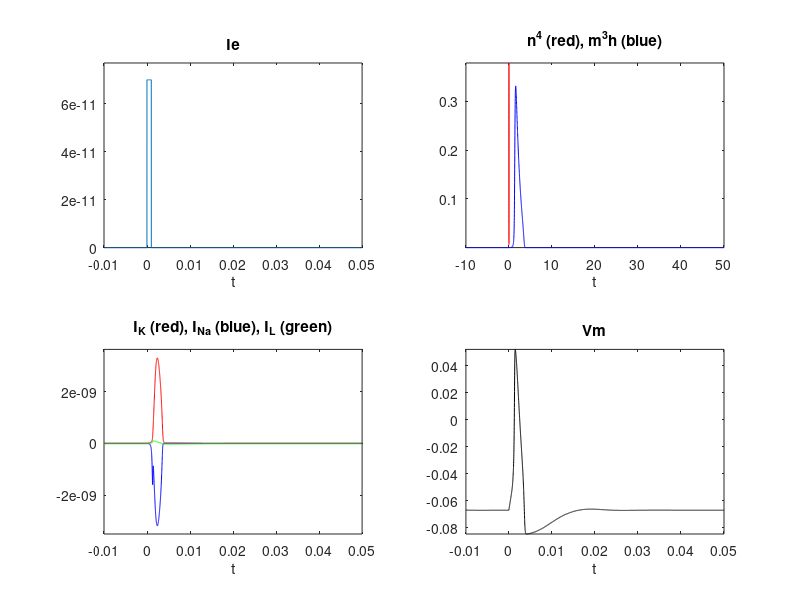
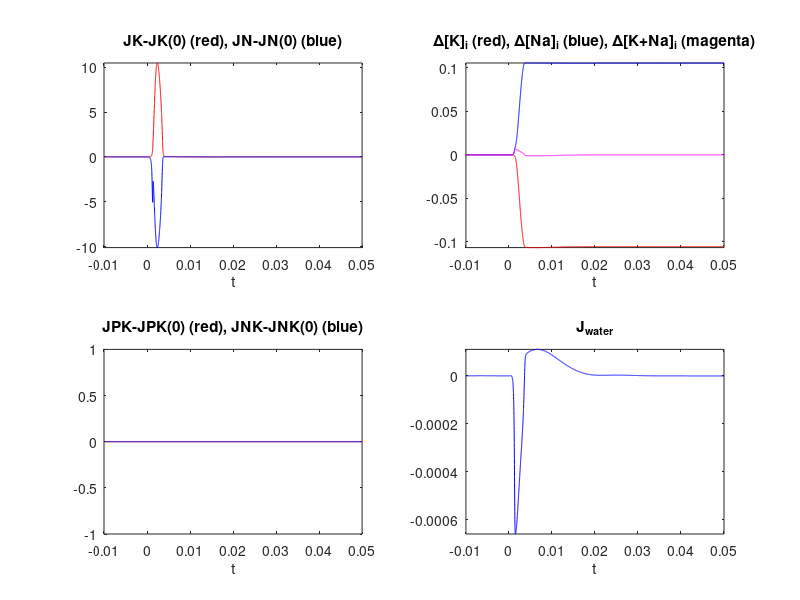
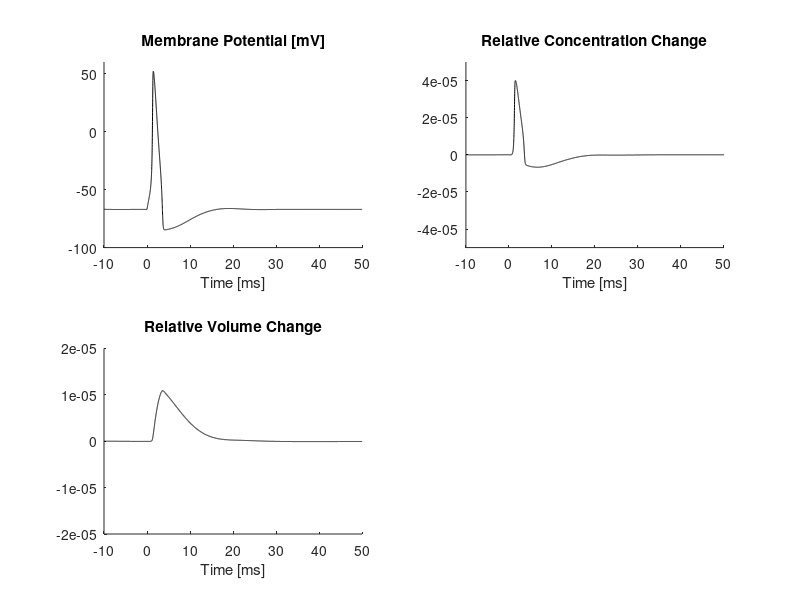

Here is the MATLAB script that generated these plots, in order:
%% Jonghwan Lee's model for neuronal volume dynamics

% input argument:
% d0 = initial diameter of neuronal cell body (assumed to be a sphere) [m]
% Ie0 = stimulation current amplitude [A]
% tDur = stimulation duration [s]
% bFig = plot results? (0=no, 1=yes)

% outpu argument:
% t = time vector [s]
% Vm = membrane potential [V]
% DC = relative change in the total intracellular concentration
% DV = relative change in the cell volume

% usage example:
% The following will solve Lee's model when the stimulation current of 50 pA is applied to a cell of 8-um diameter for 1 ms
% [t Vm DC DV] = LeeModel(8e-6, 5e-11, 1e-3);


function [t Vm DC DV] = LeeModel(d0, Ie0, tDur, bFig)


%% Default input arguments

	if nargin < 4
		bFig = 1;
	end
	if nargin < 3
		tDur = 1e-3;
	end
	if nargin < 2
		Ie0 = 7e-11;
	end
	if nargin < 1
		d0 = 10e-6;
	end


%% Parameters
	
	% computation parameters
	dt = 1e-5;					% time step of computation [s]
	tStart = -10e-3;			% time to start [s]
	tEnd = 50e-3;				% time to end [s]
	tStim = 0e-3;				% time to give stimulation [s]

	t = [tStart:dt:tEnd];
	nt = length(t);

	% physical constants
	e = 1.6e-19;				% charge of a single electron [C]
	na = 6e23;					% Avogadro's number
	cw = 1e6/18;				% Concentration of water in normal condition: [mol/m^3]
	RTzF = 8.3*300/1/9.6e4;		% RT/zF
	dw = 1e-10;					% water diffusion coefficient [m^2/sec]

	% cellular parameters
	dm = 1e-9;					% thickness of the cell membrane (1 nm) [m]
	cm = 10e-9*1e6;				% capacitance of the cell membrane (10 nF/mm2) [F/m^2]
	a = 4*pi*(d0/2)^2;			% cell area
	v = 4*pi/3*(d0/2)^3;		% cell volume
	cKi = 150;	cKo = 5.5;		% intracellular/extracellular concentration of K [mol/m^3]
	cNi = 15;	cNo = 150;		% intracellular/extracellular concentration of Na [mol/m^3]
	nK = cKi*v;					% intracellular amount of K [mol]
	nN = cNi*v;					% intracellular amount of Na [mol]

	% electrophysiological parameters in the resting state
	Vm0 = -67e-3;				% membrane potential [V]
	eK0 = RTzF*log(cKo/cKi);	% equilibrium potential of K [V]
	eN0 = RTzF*log(cNo/cNi);	% equilibrium potential of Na [V]
	eL = -54.4e-3;				% equilibrium potential of leak current [V]
	gK0 = 360;					% conductivity of K ion channel [S/m^2]
	gN0 = 1200;					% conductivity of Na ion channel [S/m^2]
	gL0 = 3;					% equivalent conductivity of leak current channel [S/m^2]
	jpK0 = -0.0452;				% K current by Na-K active pump 
	jpN0 = 0.0071;				% Na current by Na-K active pump 


%% Time-varying variables
	
	% membrane potential and current
	Ie = zeros(nt,1);			% stimulation current [A]
	Vm = zeros(nt,1);			% membrane potential [V]
	JK = zeros(nt,1);			% membrane current of K ion
	JN = zeros(nt,1);			% membrane current of Na ion
	JL = zeros(nt,1);			% leak current
	JW = zeros(nt,1);			% water flux
	JPK = zeros(nt,1);			% K current by Na-K active pump
	JPN = zeros(nt,1);			% Na current by Na-K active pump

	% relative changes
	DK = zeros(nt,1);			% relative change in the intracellular amount of K ion : nK(t) = nK(t=0) * (1 + DK(t))
	DN = zeros(nt,1);			% relative change in the intracellular amount of Na ion : nN(t) = nN(t=0) * (1 + DN(t))
	DV = zeros(nt,1);			% relative change in the cell volume : v(t) = v(t=0) * (1 + DV(t))
	
	% open probabilities of subunits
	n = zeros(nt,1);
	m = zeros(nt,1);
	h = zeros(nt,1);

	% transfer rates & intracellular concentrations: no need to save to memory
	an = 0;		bn = 0;
	am = 0;		bm = 0;
	ah = 0;		bh = 0;
	cK = 0;		cN = 0;


%% Stimulation current

	for it=round((tStim-tStart)/dt):round((tStim-tStart+tDur)/dt)
		Ie(it) = Ie0;
	end


%% Solve DE using Runge-Kutta
	
	for it=1:nt

		% obtain solutions at time t from the results at time (t-1)
		if it == 1
			% membrane potential
			Vm(it) = Vm0;
			% relative changes in the intracellular ion amount
			DK(it) = 0;
			DN(it) = 0;
			% relative volume change
			DV(it) = 0;
		else
			% membrane potential
			Vm(it) = Vm(it-1) + dt/cm* ( Ie(it-1)/a/(1+2/3*DV(it-1)) - JK(it-1) - JN(it-1) - JL(it-1) );
			% relative changes in the intracellular ion amount
			DK(it) = DK(it-1) - dt/e/na/nK *(JK(it-1)+JPK(it-1)) *4*pi*(3/4/pi *v*(1+DV(it-1)))^(2/3);
			DN(it) = DN(it-1) - dt/e/na/nN *(JN(it-1)+JPN(it-1)) *4*pi*(3/4/pi *v*(1+DV(it-1)))^(2/3);
			% relative volume change
			DV(it) = DV(it-1) - dt/v/cw * JW(it-1) * a*(1+2/3*DV(it-1));
		end

		% calculate parameters at time t, which need for the calculation of membrane currents
		if it == 1
			% transfer rates
			an = 1e4 *(Vm0+0.055)/( 1-exp(-100*(Vm0+0.055)) );
			bn = 125 *exp(-12.5*(Vm0+0.065));
			am = 1e5 *(Vm0+0.040)/( 1-exp(-100*(Vm0+0.040)) );
			bm = 4000 *exp(-1000/18*(Vm0+0.065));
			ah = 70 *exp(-50*(Vm0+0.065));
			bh = 1e3 /( 1+exp(-100*(Vm0+0.035)) );
			% n, m, h
			n(it) = an/(an+bn);
			m(it) = am/(am+bm);
			h(it) = ah/(ah+bh);
			% intracellular concentration
			cK = nK/v;
			cN = nN/v;
		else
			% transfer rates
			an = 1e4 *(Vm(it-1)+0.055)/( 1-exp(-100*(Vm(it-1)+0.055)) );
			bn = 125 *exp(-12.5*(Vm(it-1)+0.065));
			am = 1e5 *(Vm(it-1)+0.040)/( 1-exp(-100*(Vm(it-1)+0.040)) );
			bm = 4000 *exp(-1000/18*(Vm(it-1)+0.065));
			ah = 70 *exp(-50*(Vm(it-1)+0.065));
			bh = 1e3 /( 1+exp(-100*(Vm(it-1)+0.035)) );
			% n, m, h
			n(it) = n(it-1) + dt* ( an*(1-n(it-1)) - bn*n(it-1) );
			m(it) = m(it-1) + dt* ( am*(1-m(it-1)) - bm*m(it-1) );
			h(it) = h(it-1) + dt* ( ah*(1-h(it-1)) - bh*h(it-1) );
			% intracellular concentration
			cK = nK*(1+DK(it-1)) / v/(1+DV(it-1));
			cN = nN*(1+DN(it-1)) / v/(1+DV(it-1));
		end

		% calculate membrane currents at time t, which will be used at the next time step (membrane currents can be directly determined, not by differential equation)
		eK = RTzF*log(cKo/cK);
		eN = RTzF*log(cNo/cN);
		JK(it) = gK0*n(it)^4 * (Vm(it)-eK);
		JN(it) = gN0*m(it)^3*h(it) * (Vm(it)-eN);
		JL(it) = gL0 * (Vm(it)-eL);
		JW(it) = -1*dw/dm* ( cK+cN -cKi-cNi);
		% on the short time scale (milliseconds), we can assume the constant active pump currents.
		JPK(it) = jpK0;
		JPN(it) = jpN0;
		% on the large time scale (minutes), we need to consider homeostasis in the intracellular concentration maintained by dynamic active pump currents.
%		tau = 10;									% time constant of homeostasis
%		JPK(it) = jpK0 + e*na*nK/a/tau*DK(it);		
%		JPN(it) = jpN0 + e*na*nN/a/tau*DN(it);

		if n(it) > 1 || n(it) < 0
			disp(['ERROR: n = ' num2str(n(it),3) ' at it = ' num2str(it)]);
			break;
		end
		if m(it) > 1 || m(it) < 0
			disp(['ERROR: m = ' num2str(m(it),3) ' at it = ' num2str(it)]);
			break;
		end
		if h(it) > 1 || h(it) < 0
			disp(['ERROR: h = ' num2str(h(it),3) ' at it = ' num2str(it)]);
			break;
		end
		
	end

	DC = ( nK*(1+DK)/v./(1+DV) + nN*(1+DN)/v./(1+DV) ) / (cKi+cNi) - 1;


%% Plot results

	if bFig == 1

		figure(1);  clf;
			subplot(2,2,1);  plot(t,Ie);  axis tight;  xlabel('t');  title('Ie');
			subplot(2,2,2);  plot(t,n.^4,'r', t*1e3,m.^3.*h,'b');  axis tight;  xlabel('t');  title('n^4 (red), m^3h (blue)');
			subplot(2,2,3);  plot(t,JK*a,'r', t,JN*a,'b', t,JL*a,'g');  axis tight;  xlabel('t');  title('I_K (red), I_{Na} (blue), I_L (green)');
			subplot(2,2,4);  plot(t,Vm,'k');  axis tight;  xlabel('t');  title('Vm');

		figure(2);  clf;
			subplot(2,2,1);  plot(t,JK-JK(1),'r', t,JN-JN(1),'b');  axis tight;  xlabel('t');  title('JK-JK(0) (red), JN-JN(0) (blue)');
			subplot(2,2,2);  plot(t,nK*(1+DK)/v./(1+DV)-cKi,'r', t,nN*(1+DN)/v./(1+DV)-cNi,'b', t,nK*(1+DK)/v./(1+DV)-cKi + nN*(1+DN)/v./(1+DV)-cNi,'m');  axis tight;  xlabel('t');  title('\Delta[K]_i (red), \Delta[Na]_i (blue), \Delta[K+Na]_i (magenta)');
			subplot(2,2,3);	 plot(t,(JPK-jpK0)/jpK0*sign(jpK0),'r', t,(JPN-jpN0)/jpN0*sign(jpN0),'b');  axis tight;  xlabel('t');  title('JPK-JPK(0) (red), JNK-JNK(0) (blue)');
			subplot(2,2,4);  plot(t,JW,'b');  axis tight;  xlabel('t');  title('J_{water}');

		figure(3);  clf;
			subplot(2,2,1);  line(t*1e3,Vm*1e3,'color','k');  axis tight;  ylim([-100 60]);  xlabel('Time [ms]');  title('Membrane Potential [mV]');
			subplot(2,2,2);  line(t*1e3,DC,'color','k');  axis tight;  ylim([-1 1]*5e-5);  xlabel('Time [ms]');  title('Relative Concentration Change');
			subplot(2,2,3);  line(t*1e3,DV,'color','k');  axis tight;  ylim([-1 1]*2e-5);  xlabel('Time [ms]');  title('Relative Volume Change');

	end

